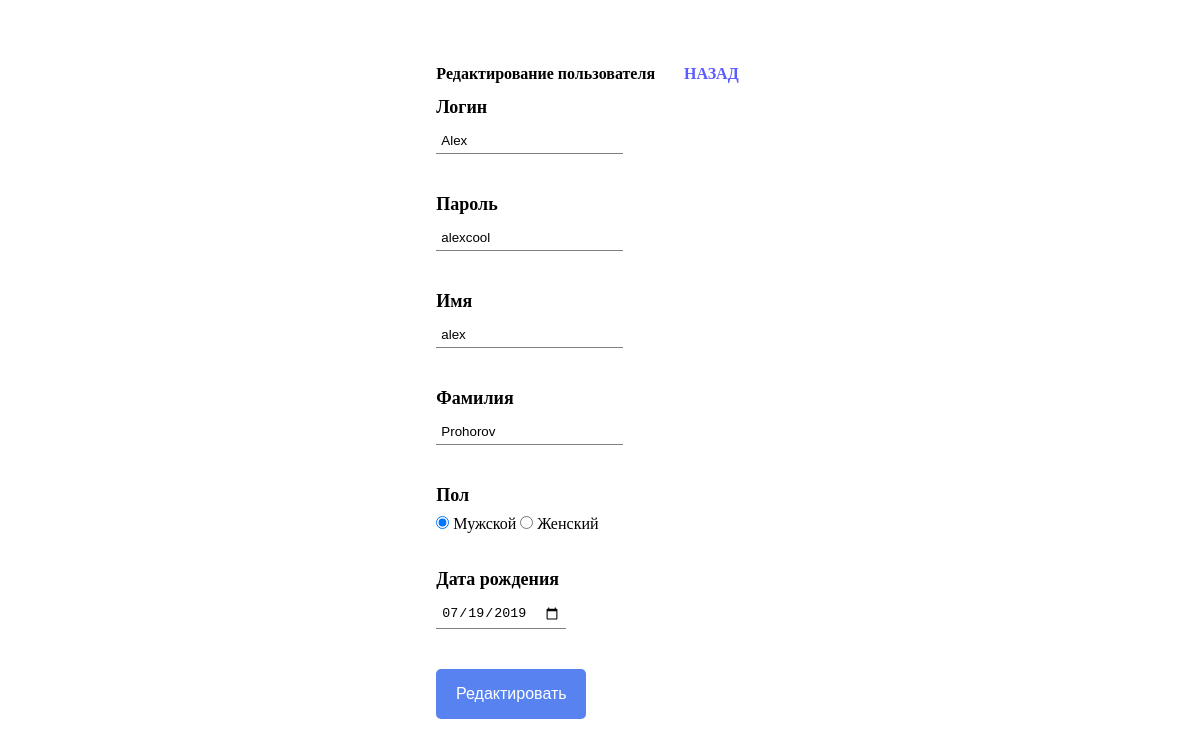
The page /php/edit.php?id=12 (signed in) on the database its author committed.
### tables this page shows
CREATE TABLE `users` (
  `id` int(11) NOT NULL,
  `login` varchar(255) NOT NULL,
  `password` text NOT NULL,
  `first_name` varchar(255) NOT NULL,
  `last_name` varchar(255) NOT NULL,
  `gender` varchar(255) NOT NULL,
  `birthday` date NOT NULL
);

### php/edit.php (the view, shortened to what this page needs)
<?php
require 'dbcon.php';
if (isset($_SESSION['login'])){
?>
<!doctype html>
<html lang="en">
<head>
    <link rel="stylesheet" href="../css/css.css">
</head>
<body>
<div class="container">
    <div class="row">
        <div class="col">
            <div class="card">
                <div class="card-header">
                    <h4>Редактирование пользователя
                        <a href="index.php" class="btn btn-danger float-end">НАЗАД</a>
                    </h4>
                </div>
                <div class="card-body">
                    <?php
                    if(isset($_GET['id']))
                    {
                        $user_id = mysqli_real_escape_string($con, $_GET['id']);
                        $query = "SELECT * FROM users WHERE id='$user_id' ";
                        $query_run = mysqli_query($con, $query);
                        if(mysqli_num_rows($query_run) > 0)
                        {
                            $user = mysqli_fetch_array($query_run);
                            ?>
                            <form action="code.php" method="POST">
                                <div class="mb-3">
                                    <label>Логин</label>
                                    <input type="text" name="login" value="<?=$user['login'];?>" class="form-control">
                                </div>
                                <div class="mb-3">
                                    <label>Пароль</label>
                                    <input type="text" name="password" value="<?=$user['password'];?>" class="form-control">
                                </div>
                                <div class="mb-3">
                                    <label>Имя</label>
                                    <input type="text" name="first_name" value="<?=$user['first_name'];?>" class="form-control">
                                </div>
                                <div class="mb-3">
                                    <label>Фамилия</label>
                                    <input type="text" name="last_name" value="<?=$user['last_name'];?>" class="form-control">
                                </div>
                                <div class="form-group mb-3">
                                    <label for="">Пол</label> <br>
                                    <input type="radio" name="gender" value="Мужской" <?php if($user['gender']=="Мужской"){ echo "checked";}?> /> Мужской
                                    <input type="radio" name="gender" value="Женский" <?php if($user['gender']=="Женский"){ echo "checked";}?>/> Женский
                                </div>
                                <div class="form-group mb-3">
                                    <label for="">Дата рождения</label>
                                    <input type="date" name="birthday" class="form-control" value="<?=$user['birthday'];?>" />
                                </div>
                                <div class="mb-3">
                                    <button type="submit" name="update_user" class="btn_up">
                                        Редактировать
                                    </button>
                                </div>
                            </form>
                            <?php
                        }
                        else
                        {
                            echo "<h4>No Such Id Found</h4>";
                        }
                    }}
                    ?>
                </div>
            </div>
        </div>
    </div>
</div>
</body>
</html>

### css/css.css (style rules this page uses)
* { margin: 0; padding: 0; box-sizing: border-box; }
body { height: 100vh; display: flex; align-items: center; justify-content: center; font-family: Calibri; }
form { display: flex; flex-direction: column; width: 200px; }
input { margin: 10px 0; padding: 5px; border: unset; border-bottom: 1px solid grey; outline: none; }
button { cursor: pointer; padding-bottom: 5px; padding-top: 5px; }
a { text-decoration: none; background-color: white; color: #5b5bff; padding: 14px 25px; text-align: center; text-decoration: none; display: inline-block; }
.container { float: left; }
.mb-3 { margin-bottom: 30px; }
.btn_up { font-size: 16px; height: 50px; width: 150px; background: #5782ef; color: white; border: none; border-radius: 5px; }
label { font-weight: bold; font-size: 18px; }

### rows shown on the page
users: login "Alex", password "alexcool", first_name "alex", last_name "Prohorov", gender "☑", birthday "07/19/2019"
